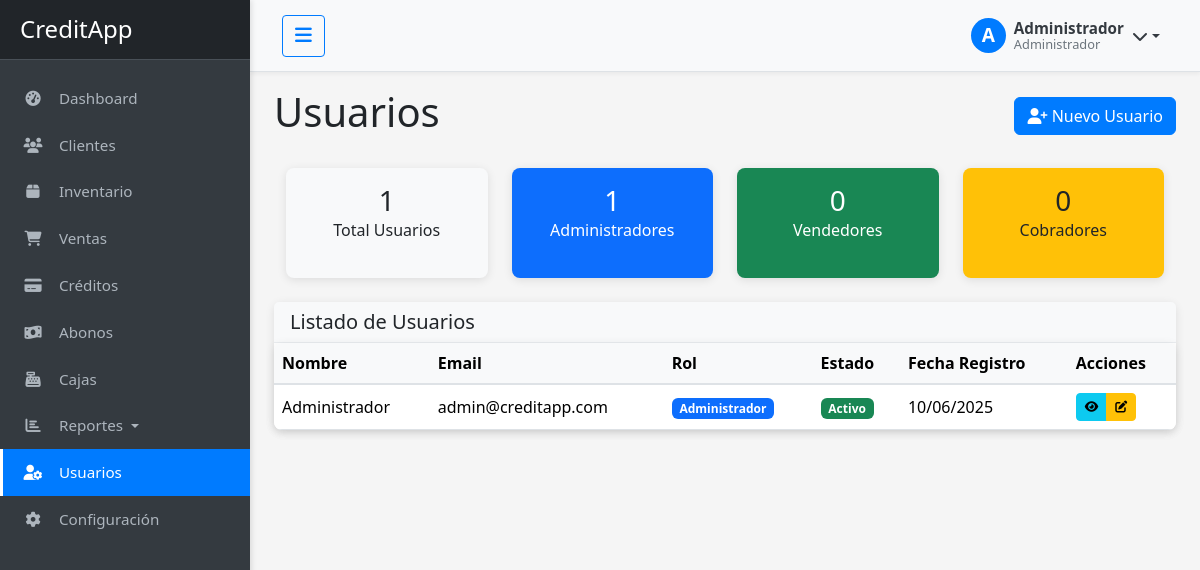
/usuarios/ (signed in), run on the app's committed database.
### app/models.py (models this page shows, shortened)
class Usuario(db.Model, UserMixin):
    __tablename__ = 'usuarios'
    id = db.Column(db.Integer, primary_key=True)
    nombre = db.Column(db.String(100), nullable=False)
    email = db.Column(db.String(100), unique=True, nullable=False)
    password = db.Column(db.String(200), nullable=False)
    rol = db.Column(db.String(20), nullable=False, default='usuario')
    fecha_registro = db.Column(db.DateTime, default=datetime.utcnow)
    activo = db.Column(db.Boolean, default=True)
    def is_admin(self):
        return self.rol == 'administrador'
    def is_vendedor(self):
        return self.rol == 'vendedor'
    def is_cobrador(self):
        return self.rol == 'cobrador'

### app/controllers/usuarios.py (the view)
@usuarios_bp.route('/')
@login_required
@admin_required
def index():
    usuarios = Usuario.query.all()
    return render_template('usuarios/index.html', usuarios=usuarios)

### app/models.py (called while the page is built)
@login_manager.user_loader
def load_user(user_id):
    return Usuario.query.get(int(user_id))

### app/templates/usuarios/index.html (shortened to what this page needs)
{% extends "base.html" %}
{% block content %}
<div class="container-fluid">
    <div class="d-flex justify-content-between align-items-center mb-4">
        <h1>Usuarios</h1>
        <a href="{{ url_for('usuarios.crear') }}" class="btn btn-primary">
            <i class="fas fa-user-plus"></i> Nuevo Usuario
        </a>
    </div>
    <div class="row mb-4">
        <div class="col-md-3">
            <div class="card bg-light h-100">
                <div class="card-body text-center">
                    <h3 class="mb-0">{{ usuarios|length }}</h3>
                    <p class="mb-0">Total Usuarios</p>
                </div>
            </div>
        </div>
        <div class="col-md-3">
            <div class="card bg-primary text-white h-100">
                <div class="card-body text-center">
                    <h3 class="mb-0">{{ usuarios|selectattr('rol', 'equalto', 'administrador')|list|length }}</h3>
                    <p class="mb-0">Administradores</p>
                </div>
            </div>
        </div>
        <div class="col-md-3">
            <div class="card bg-success text-white h-100">
                <div class="card-body text-center">
                    <h3 class="mb-0">{{ usuarios|selectattr('rol', 'equalto', 'vendedor')|list|length }}</h3>
                    <p class="mb-0">Vendedores</p>
                </div>
            </div>
        </div>
        <div class="col-md-3">
            <div class="card bg-warning text-dark h-100">
                <div class="card-body text-center">
                    <h3 class="mb-0">{{ usuarios|selectattr('rol', 'equalto', 'cobrador')|list|length }}</h3>
                    <p class="mb-0">Cobradores</p>
                </div>
            </div>
        </div>
    </div>
    <div class="card">
        <div class="card-header">
            <h5 class="mb-0">Listado de Usuarios</h5>
        </div>
        <div class="card-body p-0">
            <div class="table-responsive">
                <table class="table table-hover mb-0">
                    <thead class="table-light">
                        <tr>
                            <th>Nombre</th>
                            <th>Email</th>
                            <th>Rol</th>
                            <th>Estado</th>
                            <th>Fecha Registro</th>
                            <th>Acciones</th>
                        </tr>
                    </thead>
                    <tbody>
                        {% if usuarios %}
                            {% for usuario in usuarios %}
                            <tr {% if not usuario.activo %}class="table-secondary"{% endif %}>
                                <td>{{ usuario.nombre }}</td>
                                <td>{{ usuario.email }}</td>
                                <td>
                                    {% if usuario.rol == 'administrador' %}
                                    <span class="badge bg-primary">Administrador</span>
                                    {% elif usuario.rol == 'vendedor' %}
                                    <span class="badge bg-success">Vendedor</span>
                                    {% elif usuario.rol == 'cobrador' %}
                                    <span class="badge bg-warning text-dark">Cobrador</span>
                                    {% endif %}
                                </td>
                                <td>
                                    {% if usuario.activo %}
                                    <span class="badge bg-success">Activo</span>
                                    {% else %}
                                    <span class="badge bg-danger">Inactivo</span>
                                    {% endif %}
                                </td>
                                <td>{{ usuario.fecha_registro.strftime('%d/%m/%Y') }}</td>
                                <td>
                                    <div class="btn-group">
                                        <a href="{{ url_for('usuarios.detalle', id=usuario.id) }}" class="btn btn-sm btn-info" data-bs-toggle="tooltip" title="Ver Detalle">
                                            <i class="fas fa-eye"></i>
                                        </a>
                                        <a href="{{ url_for('usuarios.editar', id=usuario.id) }}" class="btn btn-sm btn-warning" data-bs-toggle="tooltip" title="Editar">
                                            <i class="fas fa-edit"></i>
                                        </a>
                                    </div>
                                </td>
                            </tr>
                            {% endfor %}
                        {% else %}
                            <tr>
                                <td colspan="6" class="text-center py-3">No hay usuarios registrados.</td>
                            </tr>
                        {% endif %}
                    </tbody>
                </table>
            </div>
        </div>
    </div>
</div>
{% endblock %}

### app/templates/base.html (shortened to what this page needs)
<!DOCTYPE html>
<html lang="es">
<head>
    <link href="https://cdn.jsdelivr.net/npm/bootstrap@5.3.2/dist/css/bootstrap.min.css" rel="stylesheet">
    <link rel="stylesheet" href="https://cdnjs.cloudflare.com/ajax/libs/font-awesome/6.4.2/css/all.min.css">
    <link rel="stylesheet" href="{{ url_for('static', filename='css/style.css') }}">
</head>
<body>
    <div class="wrapper">
        <nav id="sidebar" class="sidebar">
            <div class="sidebar-header">
                <h3>CreditApp</h3>
            </div>
            <ul class="list-unstyled components">
                <li {% if request.endpoint == 'dashboard.index' %}class="active"{% endif %}>
                    <a href="{{ url_for('dashboard.index') }}">
                        <i class="fas fa-tachometer-alt"></i>
                        Dashboard
                    </a>
                </li>
                <li {% if request.endpoint and 'clientes' in request.endpoint %}class="active"{% endif %}>
                    <a href="{{ url_for('clientes.index') }}">
                        <i class="fas fa-users"></i>
                        Clientes
                    </a>
                </li>
                {% if current_user.is_vendedor() or current_user.is_admin() %}
                <li {% if request.endpoint and 'productos' in request.endpoint %}class="active"{% endif %}>
                    <a href="{{ url_for('productos.index') }}">
                        <i class="fas fa-box"></i>
                        Inventario
                    </a>
                </li>
                <li {% if request.endpoint and 'ventas' in request.endpoint %}class="active"{% endif %}>
                    <a href="{{ url_for('ventas.index') }}">
                        <i class="fas fa-shopping-cart"></i>
                        Ventas
                    </a>
                </li>
                {% endif %}
                <li {% if request.endpoint and 'creditos' in request.endpoint %}class="active"{% endif %}>
                    <a href="{{ url_for('creditos.index') }}">
                        <i class="fas fa-credit-card"></i>
                        Créditos
                    </a>
                </li>
                {% if current_user.is_cobrador() or current_user.is_admin() %}
                <li {% if request.endpoint and 'abonos' in request.endpoint %}class="active"{% endif %}>
                    <a href="{{ url_for('abonos.index') }}">
                        <i class="fas fa-money-bill-wave"></i>
                        Abonos
                    </a>
                </li>
                {% endif %}
                {% if current_user.is_admin() %}
                <li {% if request.endpoint and 'cajas' in request.endpoint %}class="active"{% endif %}>
                    <a href="{{ url_for('cajas.index') }}">
                        <i class="fas fa-cash-register"></i>
                        Cajas
                    </a>
                </li>
                <li class="nav-item dropdown {% if request.endpoint and 'reportes' in request.endpoint %}active{% endif %}">
                    <a href="#reportesSubmenu" data-bs-toggle="collapse" aria-expanded="false" class="dropdown-toggle">
                        <i class="fas fa-chart-bar"></i>
                        Reportes
                    </a>
                </li>
                <li {% if request.endpoint and 'usuarios' in request.endpoint %}class="active"{% endif %}>
                    <a href="{{ url_for('usuarios.index') }}">
                        <i class="fas fa-user-cog"></i>
                        Usuarios
                    </a>
                </li>
                <li {% if request.endpoint and 'config' in request.endpoint %}class="active"{% endif %}>
                    <a href="{{ url_for('config.editar') }}">
                        <i class="fas fa-cog"></i>
                        Configuración
                    </a>
                </li>
                {% endif %}
            </ul>
        </nav>
        <div id="content">
            <nav class="navbar navbar-expand-lg navbar-light bg-light">
                <div class="container-fluid">
                    <button type="button" id="sidebarCollapseDesktop" class="btn btn-outline-primary d-none d-md-block">
                        <i class="fas fa-bars"></i>
                    </button>
                    <div class="ms-auto">
                        <div class="dropdown user-profile-dropdown">
                            <a href="#" class="dropdown-toggle user-profile-link" id="dropdownUser" data-bs-toggle="dropdown" aria-expanded="false">
                                <div class="d-flex align-items-center">
                                    <div class="avatar-circle">
                                        <span class="initials">{{ current_user.nombre[0]|upper }}</span>
                                    </div>
                                    <div class="user-info ms-2 d-none d-md-block">
                                        <div class="user-name">{{ current_user.nombre }}</div>
                                        <div class="user-role">
                                            {% if current_user.rol == 'administrador' %}
                                                Administrador
                                            {% elif current_user.rol == 'vendedor' %}
                                                Vendedor
                                            {% elif current_user.rol == 'cobrador' %}
                                                Cobrador
                                            {% endif %}
                                        </div>
                                    </div>
                                    <i class="fas fa-chevron-down ms-2"></i>
                                </div>
                            </a>
                        </div>
                    </div>
                </div>
            </nav>
            <div class="container-fluid mt-3">
                {% block content %}{% endblock %}
            </div>
        </div>
    </div>
</body>
</html>

### app/static/css/style.css (style rules this page uses)
:root { --primary-color: #007bff; --secondary-color: #6c757d; --success-color: #28a745; --danger-color: #dc3545; --warning-color: #ffc107; --info-color: #17a2b8; --light-color: #f8f9fa; --dark-color: #343a40; --sidebar-width: 250px; --sidebar-width-collapsed: 70px; --header-height: 60px; --transition-speed: 0.3s; }
body { font-family: 'Segoe UI', Tahoma, Geneva, Verdana, sans-serif; background-color: #f5f5f5; min-height: 100vh; display: flex; flex-direction: column; position: relative; overflow-x: hidden; }
.wrapper { display: flex; align-items: stretch; flex-grow: 1; }
.sidebar { min-width: var(--sidebar-width); max-width: var(--sidebar-width); background: #343a40; color: #fff; transition: all var(--transition-speed) ease; height: 100vh; position: fixed; top: 0; left: 0; z-index: 1050; overflow-y: auto; box-shadow: 2px 0 5px rgba(0,0,0,0.1); }
.sidebar .sidebar-header { padding: 15px 20px; background: #212529; display: flex; align-items: center; justify-content: space-between; border-bottom: 1px solid #495057; }
.sidebar .sidebar-header h3 { color: #fff; margin-bottom: 0; font-size: 1.5rem; white-space: nowrap; overflow: hidden; text-overflow: ellipsis; }
.sidebar ul.components { padding: 15px 0; }
.sidebar ul li a { padding: 12px 20px; font-size: 0.95em; display: block; color: #adb5bd; text-decoration: none; transition: all var(--transition-speed) ease; border-left: 3px solid transparent; white-space: nowrap; overflow: hidden; text-overflow: ellipsis; }
.sidebar ul li.active > a { color: #fff; background: var(--primary-color); border-left-color: #fff; }
.sidebar ul li a i { margin-right: 12px; width: 20px; text-align: center; transition: all var(--transition-speed) ease; }
#content { width: calc(100% - var(--sidebar-width)); margin-left: var(--sidebar-width); padding: 0; min-height: 100vh; transition: all var(--transition-speed) ease; flex-grow: 1; display: flex; flex-direction: column; position: relative; }
#content > .navbar { padding: 10px 20px; background-color: #fff; border-bottom: 1px solid #dee2e6; box-shadow: 0 2px 4px rgba(0,0,0,0.05); min-height: var(--header-height); display: flex; align-items: center; position: sticky; top: 0; z-index: 1030; }
#sidebarCollapseContent, #sidebarCollapseDesktop { background: var(--primary-color); border: none; color: white; padding: 8px 12px; border-radius: 4px; cursor: pointer; transition: all var(--transition-speed) ease; }
#sidebarCollapseContent i, #sidebarCollapseDesktop i { font-size: 1.2rem; }
#sidebarCollapseDesktop { background: transparent; color: var(--primary-color); border: 1px solid var(--primary-color); }
.user-profile-dropdown { position: relative; }
.user-profile-link { text-decoration: none; color: var(--dark-color); display: flex; align-items: center; padding: 0.5rem; border-radius: 0.25rem; transition: all 0.2s ease; }
.avatar-circle { width: 35px; height: 35px; background-color: var(--primary-color); border-radius: 50%; display: flex; justify-content: center; align-items: center; color: white; font-weight: bold; }
.initials { font-size: 1.2rem; }
.user-info { line-height: 1.2; }
.user-name { font-weight: 600; font-size: 0.95rem; }
.user-role { font-size: 0.8rem; color: var(--secondary-color); }
.card { margin-bottom: 20px; border: none; border-radius: 8px; box-shadow: 0 2px 10px rgba(0, 0, 0, 0.1); transition: transform 0.2s ease; }
.card-header { font-weight: 600; background-color: #f8f9fa; border-bottom: 1px solid #e9ecef; }
.btn-primary { background-color: var(--primary-color); border-color: var(--primary-color); }
.table-responsive { box-shadow: 0 2px 10px rgba(0,0,0,0.1); border-radius: 8px; overflow: hidden; }
.table { margin-bottom: 0; }
.table thead th { background-color: #f8f9fa; border-bottom: 2px solid #dee2e6; }
.btn-group .btn-sm { padding: 0.25rem 0.5rem; font-size: 0.75rem; }
.container-fluid { width: 100%; max-width: 100%; box-sizing: border-box; }
.table-responsive { overflow-x: auto; width: 100%; }
.table th, .table td { white-space: normal; vertical-align: middle; }
.row { width: 100%; margin-left: 0; margin-right: 0; }

### data on the page
Usuario: nombre "A", nombre "Administrador", email "admin@creditapp.com", rol "Administrador", activo "Activo", fecha_registro "10/06/2025"

### other printed values
{{ usuarios|length }} "1"
{{ usuarios|selectattr('rol', 'equalto', 'administrador')|list|length }} "1"
{{ usuarios|selectattr('rol', 'equalto', 'vendedor')|list|length }} "0"
{{ usuarios|selectattr('rol', 'equalto', 'cobrador')|list|length }} "0"
